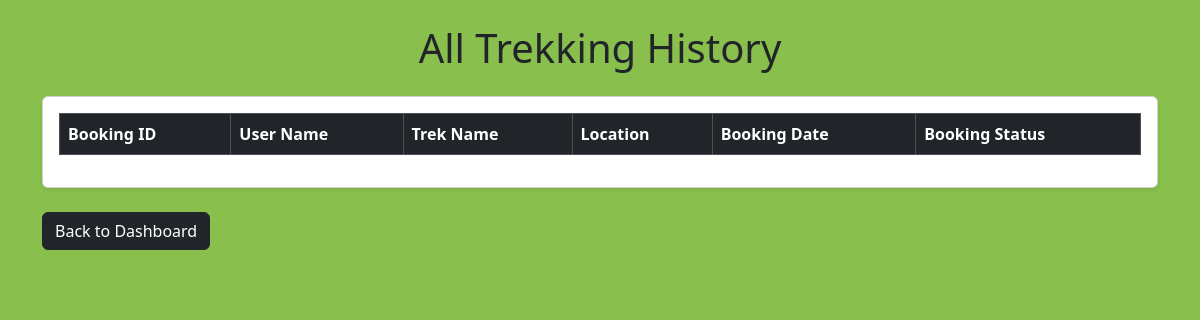
/admin/trekking_history (signed in), run on an earlier commit of the app's database.
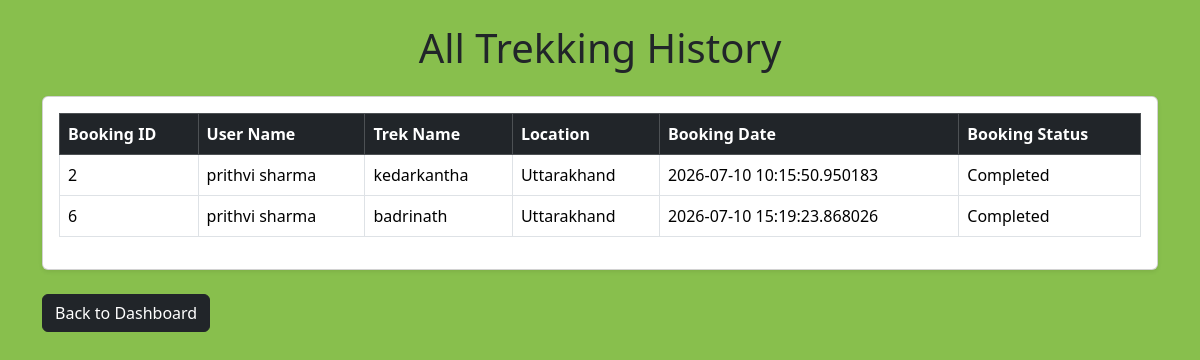
And on a later commit of the database.
### models/models.py (models this page shows)
class Booking(db.Model):
    __tablename__ = "bookings"
    id = db.Column(db.Integer, primary_key=True)
    user_id = db.Column(db.Integer,db.ForeignKey("users.id"),nullable=False)
    trek_id = db.Column(db.Integer,db.ForeignKey("treks.id"),nullable=False)
    booking_date = db.Column(db.DateTime,default=datetime.utcnow)
    booking_status = db.Column(db.String(20),default="Booked")
    payment_status = db.Column(db.String(20),default="Unpaid")

class User(db.Model, UserMixin):
    __tablename__ = "users"
    id = db.Column(db.Integer, primary_key=True)
    full_name = db.Column(db.String(100), nullable=False)
    email = db.Column(db.String(120), unique=True, nullable=False)
    password = db.Column(db.String(255), nullable=False)
    role = db.Column(db.String(20), nullable=False)
    status = db.Column(db.String(20),default="approved")
    created_at = db.Column(db.DateTime, default=datetime.utcnow)
    bookings = db.relationship(         #defines relationship b/w user and bookings bcoz  1 user can have multi bookings
        "Booking",
        backref="user",
        lazy=True
    )
    assigned_treks = db.relationship(     #defines relationship b/w staff and treks bcoz  1 staff can be assign multi treks
    "Trek",
    foreign_keys="Trek.assigned_staff_id",
    backref="assigned_staff",
    lazy=True
    )

class Trek(db.Model):
    __tablename__ = "treks"
    id = db.Column(db.Integer, primary_key=True)
    trek_name = db.Column(db.String(100), nullable=False)
    location = db.Column(db.String(100))
    difficulty = db.Column(db.String(50))
    duration_days = db.Column(db.Integer)
    available_slots = db.Column(db.Integer)
    status = db.Column(db.String(20),default="Open")
    progress_status = db.Column(db.String(20),default="Not Started")
    assigned_staff_id = db.Column(db.Integer,db.ForeignKey("users.id"))
    bookings = db.relationship(           #defines relationship b/w trek and bookings bcoz  1 trek can have multi booking
        "Booking",
        backref="trek",
        lazy=True
    )

### controllers/auth.py (the view)
@auth.route("/admin/trekking_history")
@login_required
def admin_trekking_history():
    if current_user.role != "Admin":
        return "Access Denied"
    completed_bookings = Booking.query.filter_by(
        booking_status="Completed"
    ).all()
    return render_template(
        "admin_trekking_history.html",
        bookings=completed_bookings
    )

### main.py (called while the page is built)
@login_manager.user_loader
def load_user(user_id):
    return db.session.get(User, int(user_id))

### templates/admin_trekking_history.html (shortened to what this page needs)
<!DOCTYPE html>
<html lang="en">
<head>
    <link href="https://cdn.jsdelivr.net/npm/bootstrap@5.3.3/dist/css/bootstrap.min.css"
          rel="stylesheet">
</head>
<body style="background-color: rgb(136, 191, 77);">
<div class="container py-4">
    <h1 class="text-center mb-4">
        All Trekking History
    </h1>
    <div class="card shadow-sm">
        <div class="card-body">
            <div class="table-responsive">
                <table class="table table-bordered table-hover align-middle">
                    <thead class="table-dark">
                        <tr>
                            <th>Booking ID</th>
                            <th>User Name</th>
                            <th>Trek Name</th>
                            <th>Location</th>
                            <th>Booking Date</th>
                            <th>Booking Status</th>
                        </tr>
                    </thead>
                    <tbody>
                        {% for booking in bookings %}
                        <tr>
                            <td>{{ booking.id }}</td>
                            <td>{{ booking.user.full_name }}</td>
                            <td>{{ booking.trek.trek_name }}</td>
                            <td>{{ booking.trek.location }}</td>
                            <td>{{ booking.booking_date }}</td>
                            <td>{{ booking.booking_status }}</td>
                        </tr>
                        {% endfor %}
                    </tbody>
                </table>
            </div>
        </div>
    </div>
    <div class="mt-4">
        <a href="/admin/dashboard"
           class="btn btn-dark">
            Back to Dashboard
        </a>
    </div>
</div>
</body>
</html>

What changed in the data, as far as the page shows it:
added Booking: id "2", user.full_name "prithvi sharma", trek.trek_name "kedarkantha", trek.location "Uttarakhand", booking_date "2026-07-10 10:15:50.950183", booking_status "Completed"
added Booking: id "6", user.full_name "prithvi sharma", trek.trek_name "badrinath", trek.location "Uttarakhand", booking_date "2026-07-10 15:19:23.868026", booking_status "Completed"
